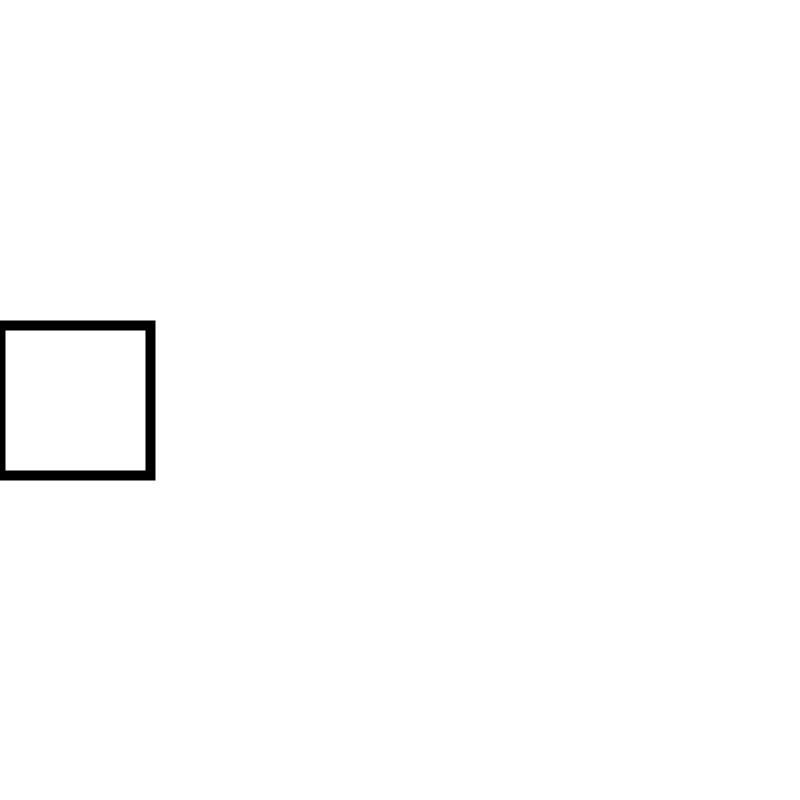
Frame 1 (no input)
Frame 60 (the mouse pressed at the canvas centre just before this capture): identical to frame 1, image omitted
Frame 120 (the mouse held since frame 60 and released just before this capture): identical to frame 1, image omitted

The Processing sketch that drew this single still picture (run headless with seeded random() and noise(); from frame 60 on, the mouse is pressed at the canvas centre):

// Processing sketch: movingRect
// ── movingRect.pde
int rectX = 0;
int rectY = 325;
 
void setup(){
  size (800, 800);  
}
 
void draw(){
  background(255);
  strokeWeight(10);
  fill(255);
  rect(rectX, rectY, 150,150);
  rectX = constrain(rectX,0,650);
  rectY = constrain(rectY,0,650);
  
  
  if (keyCode == RIGHT){
    rectX += 5;
  }
  
  if (keyCode == LEFT){
    rectX -= 5;
  }
  
  if (keyCode == DOWN){
    rectY += 5;
  }
  
  if (keyCode == UP){
    rectY -= 5;
  } 
  
}
 
  
